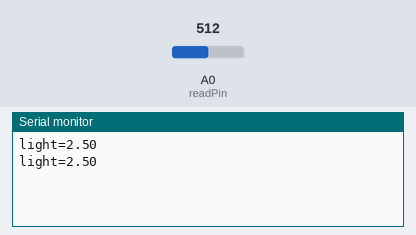
The sketch below on a simulated Arduino Uno, built with avr-gcc and run on an emulated ATmega328P. Parts: the last lines printed to the serial monitor. Inputs (shaded band) come from the test bench; at power-on: A0 (readPin) = 512.

Above: at 1.8 s.
1.9 s: A0 (readPin) set to 716
At 2.8 s:
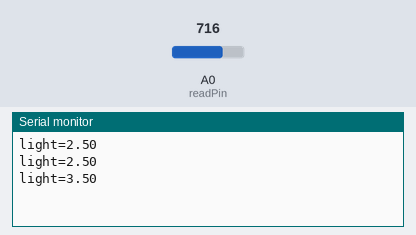
3.4 s: A0 (readPin) set to 900
At 4.6 s:
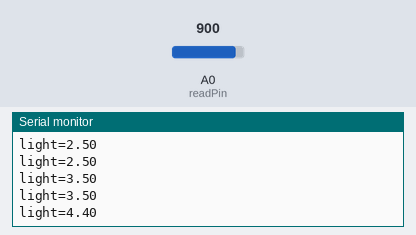
Timing chart, 0 to 6.4 s (numbered marks = the images above; inputs shaded):
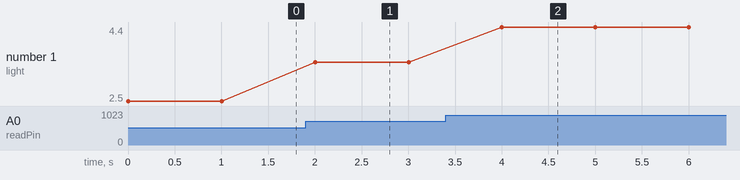

The sketch:

Sensor.ino
```cpp
const int readPin = 0;
const float mInputVoltage = 5;

void setup(){
	Serial.begin(9600);
}

void loop(){
	float lsr = 0.0;
	lsr = analogRead(readPin)*mInputVoltage/1023;
	Serial.print("light=");
	Serial.println(lsr);
	// Serial.println(FloatToString(lsr, 2));
	delay(1000);
}
```

Measured:
- after the input at 1.9 s, the serial monitor: prints a new line after 0.10 s (image 1)
- after the input at 3.4 s, the serial monitor: prints a new line after 0.60 s (image 2)
- plotted number 1: 2.5 → 3.5 after the input at 1.9 s, 3.5 → 4.4 after the input at 3.4 s
